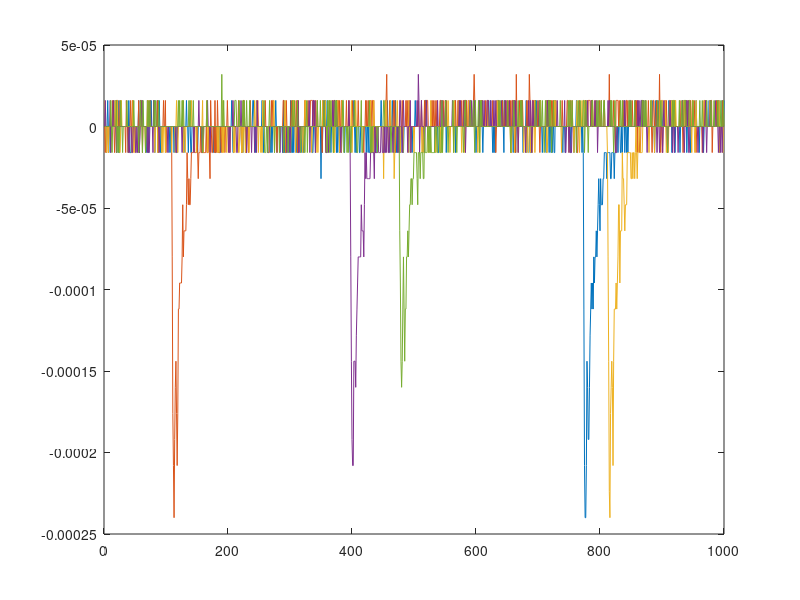
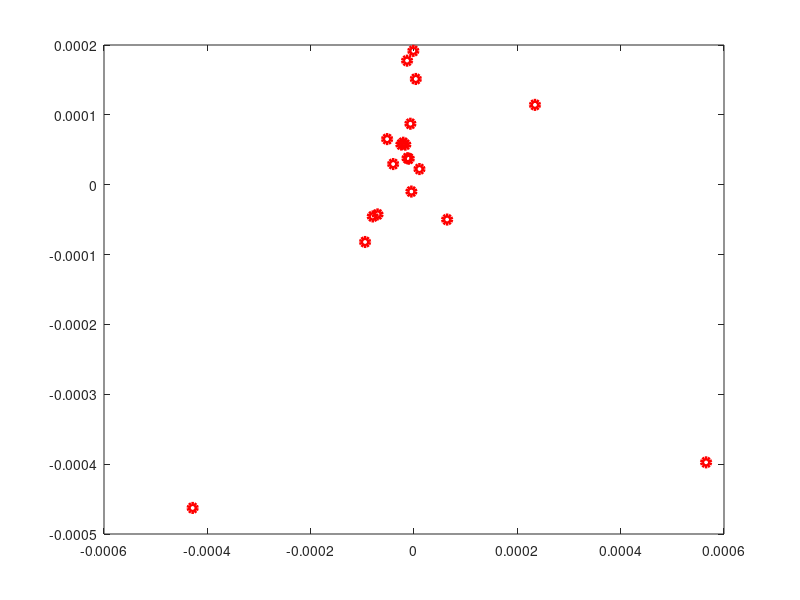
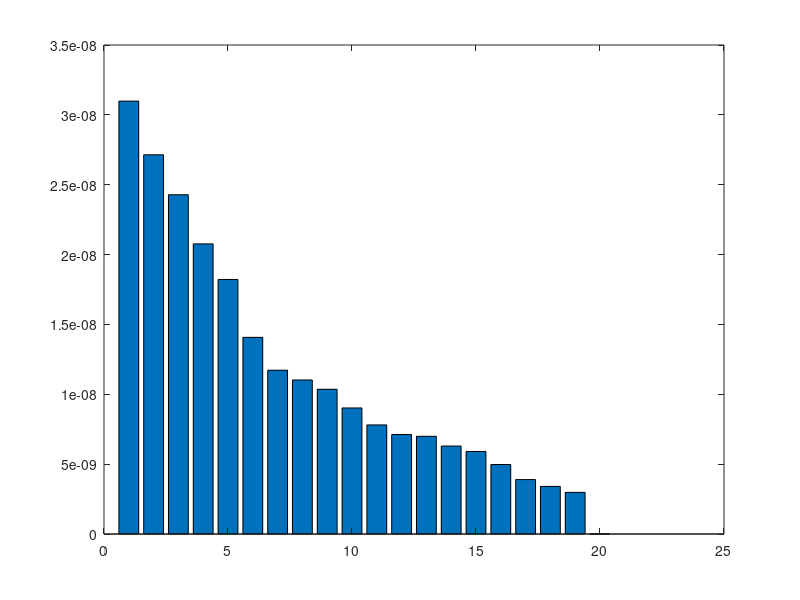
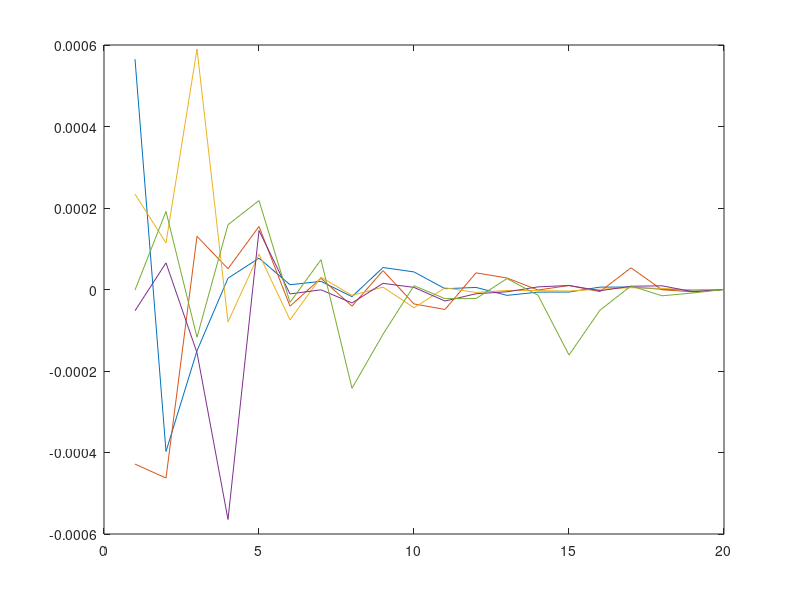

Recreate these plots in MATLAB, in order.
load PD

A = A(:,:); %1000x20 20-Events each event has 1000 Features

figure(1);
plot(A(:,1:5));

mA = mean(A')';

Amr = A-mA;

sA = cov(A');

[VA,DA] = eigs(sA,20);

y = VA'*Amr;

figure(2);
plot(y(1,:),y(2,:),'ro','LineWidth',3);


figure(3);
bar(diag(DA));


%figure(4);
%plot(VA(:,1));hold on
%plot(VA(:,2));


figure(5);
plot(y(:,1:5));